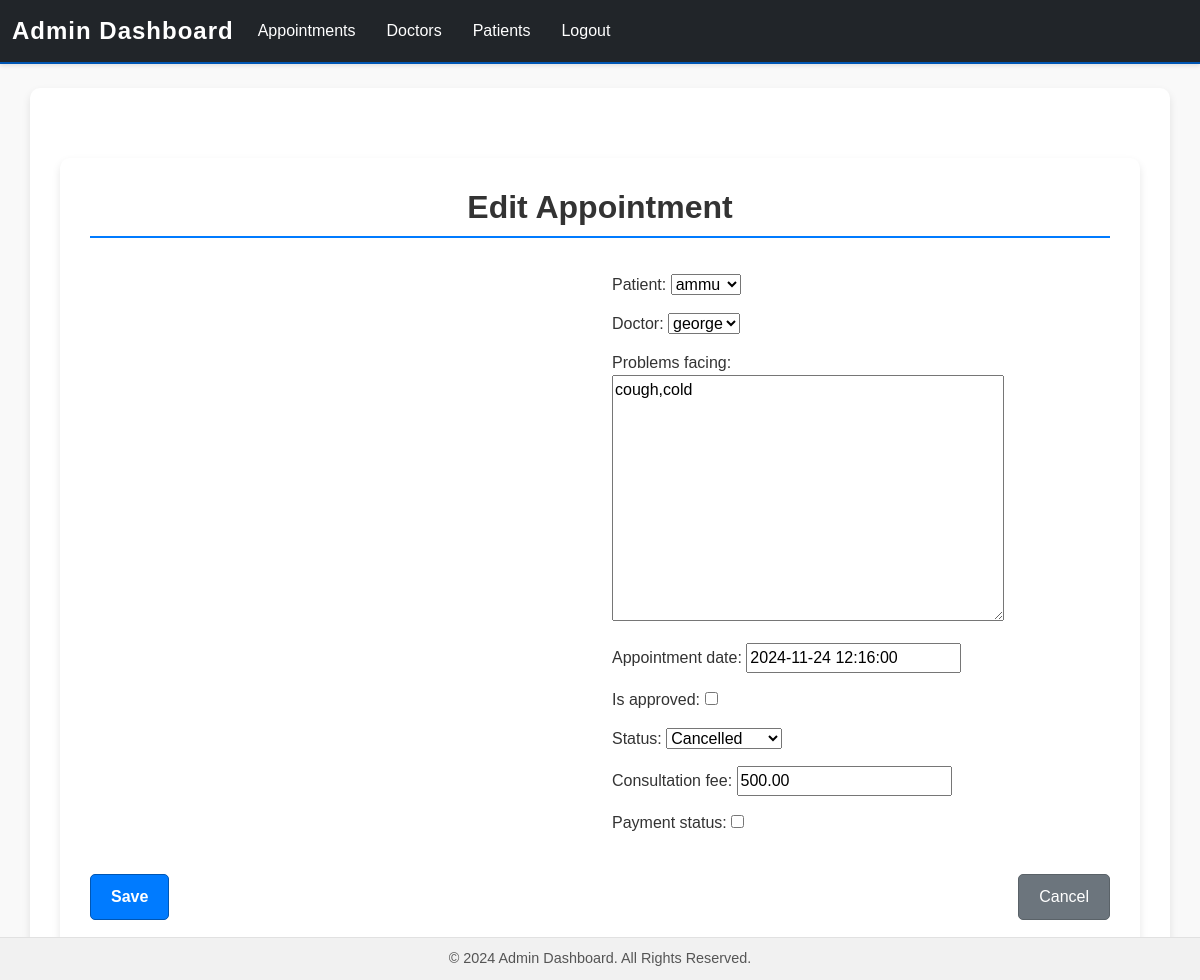
Screenshot of /appointments/edit/3/ with the database file from the repository.
### appointments/models.py (models this page shows, shortened)
class Appointment(models.Model):
    patient = models.ForeignKey(Patient, on_delete=models.CASCADE)
    doctor = models.ForeignKey(Doctor, on_delete=models.CASCADE)
    problems_facing = models.TextField(blank=True, null=True)
    appointment_date = models.DateTimeField()
    is_approved = models.BooleanField(default=False)
    status = models.CharField(max_length=30, choices=(('Cancelled', 'Cancelled'), ('Pending', 'Pending'), ('Rescheduled', 'Rescheduled'), ('Confirmed', 'Confirmed'), ('Completed', 'Completed')))
    consultation_fee = models.DecimalField(max_digits=10, decimal_places=2, default=500)
    payment_status = models.BooleanField(default=False)

### appointments/views.py (the view)
# urls.py: path('appointments/edit/<int:id>/', views.edit_appointment, name='edit_appointment'),
def edit_appointment(request, id):
    appointment = get_object_or_404(Appointment, id=id)
    if request.method == 'POST':
        form = AppointmentForm(request.POST, instance=appointment)
        if form.is_valid():
            form.save()
            return redirect('view_appointments')
    else:
        form = AppointmentForm(instance=appointment)
    return render(request, 'form_template.html', {'form': form, 'title': 'Edit Appointment'})

### appointments/forms.py
class AppointmentForm(forms.ModelForm):
    class Meta:
        model = Appointment
        fields = '__all__'

### appointments/models.py (called while the page is built)
    def __str__(self):
        return f'{self.user.username}'

    def __str__(self):
        return f'{self.user.username}'

### templates/form_template.html (shortened to what this page needs)
{% extends 'admin_base.html' %}
{% load static %}
{% block content %}
<div class="container">
    <h2>{{ title }}</h2>
    <form method="post" enctype="multipart/form-data" novalidate>
        <div class="row">
            <div class="col-md-6">
            </div>
            <div class="col-md-6">
                {% for field in form %}
                {% if field.name not in "username first_name last_name email password" %}
                <div class="form-group">
                    {{ field.label_tag }}
                    {{ field }}
                </div>
                {% endif %}
                {% endfor %}
            </div>
        </div>
        <div class="d-flex mt-4">
            <button type="submit" class="btn btn-primary">Save</button>
            <a href="javascript:history.back()" class="btn btn-secondary">Cancel</a>
        </div>
    </form>
</div>
{% endblock %}

### templates/admin_base.html (style rules this page uses)
body { font-family: 'Arial', sans-serif; background-color: #f9f9f9; color: #333333; margin: 0; padding: 0; }
.container { background-color: #ffffff; border-radius: 8px; box-shadow: 0 4px 8px rgba(0, 0, 0, 0.1); padding: 20px; margin-top: 40px; animation: fadeIn 0.5s ease-in-out; }
.container h1, .container h2 { font-size: 2rem; font-weight: bold; color: #333333; margin-bottom: 20px; border-bottom: 2px solid #007bff; padding-bottom: 10px; }
.btn-primary { background-color: #007bff; border-color: #0056b3; transition: background-color 0.3s ease, border-color 0.3s ease; padding: 10px 20px; border-radius: 4px; font-size: 1rem; font-weight: bold; }
.btn-secondary { background-color: #6c757d; border-color: #5a6268; transition: background-color 0.3s ease, border-color 0.3s ease; }

### templates/form_template.html (style rules this page uses)
.container { background-color: #ffffff; border-radius: 10px; box-shadow: 0 4px 8px rgba(0, 0, 0, 0.1); padding: 30px; margin-top: 40px; }
h2 { font-size: 2rem; font-weight: bold; color: #007bff; text-align: center; margin-bottom: 20px; }
.btn-primary { background-color: #007bff; border-color: #0056b3; font-size: 1rem; padding: 10px 20px; border-radius: 5px; transition: background-color 0.3s ease, border-color 0.3s ease; }
.btn-secondary { background-color: #6c757d; border-color: #5a6268; font-size: 1rem; padding: 10px 20px; border-radius: 5px; transition: background-color 0.3s ease, border-color 0.3s ease; }
.form-group { margin-bottom: 15px; }
.d-flex { display: flex; justify-content: space-between; align-items: center; }

### rows the page displays
Appointment: form "ammu" "george" "cough,cold" "2024-11-24 12:16:00" "Cancelled" "500.00"

### other values shown
{{ title }} "Edit Appointment"
{{ field.label_tag }} "Patient:" "Doctor:" "Problems facing:" "Appointment date:" "Is approved:" "Status:" "Consultation fee:" "Payment status:"
